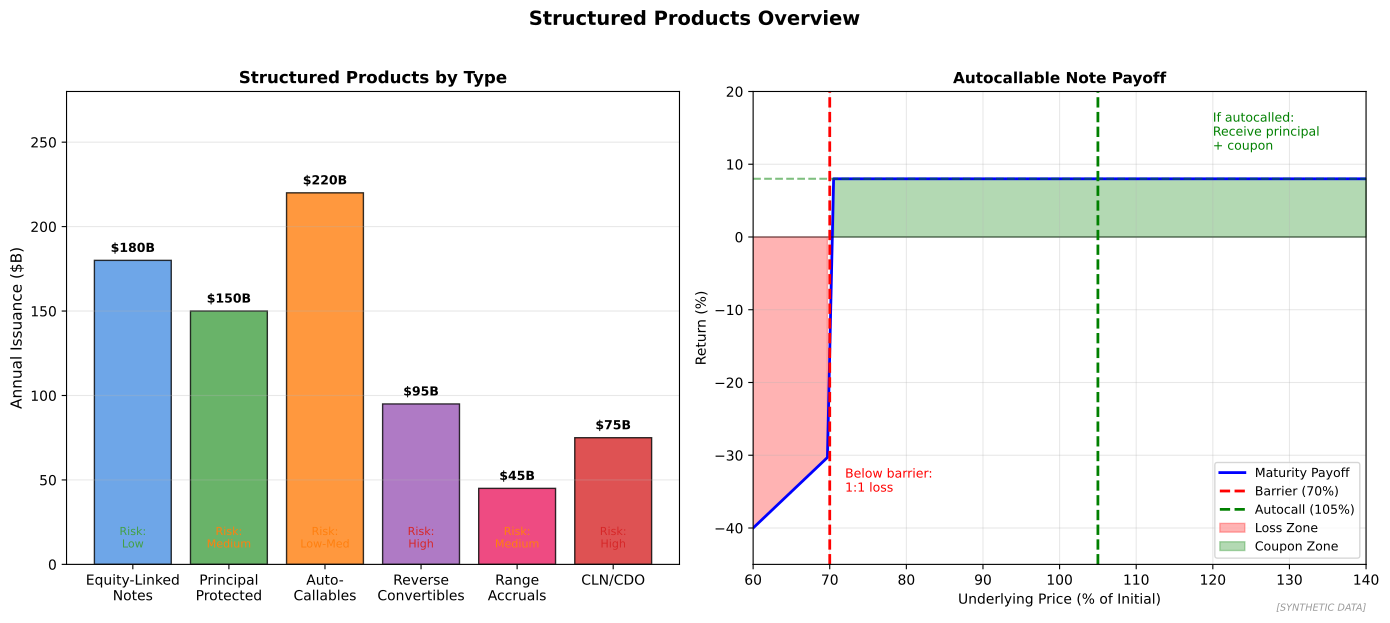

This chart was generated by the following Python code:
"""
Structured Products Overview
Common structured product types

Output: structured_products.pdf
Module: module_04_trad_finance
Lesson: 45 - Derivatives
"""

from pathlib import Path
import matplotlib.pyplot as plt
import matplotlib.patches as mpatches
import numpy as np

CHART_METADATA = {
    'title': 'Structured Products',
    'module': 'module_04_trad_finance',
    'lesson': 45,
    'url': 'https://github.com/Digital-AI-Finance/digital-finance/tree/main/module_04_trad_finance/figures/structured_products'
}

plt.rcParams.update({'font.size': 10, 'axes.labelsize': 10})

def create_chart():
    fig, axes = plt.subplots(1, 2, figsize=(14, 6))

    # Structured Products Market
    ax1 = axes[0]

    products = ['Equity-Linked\nNotes', 'Principal\nProtected', 'Auto-\nCallables', 'Reverse\nConvertibles', 'Range\nAccruals', 'CLN/CDO']
    issuance = [180, 150, 220, 95, 45, 75]  # In billions
    colors = ['#4A90E2', '#44A044', '#FF7F0E', '#9B59B6', '#E91E63', '#D62728']

    bars = ax1.bar(products, issuance, color=colors, alpha=0.8, edgecolor='black')

    ax1.set_ylabel('Annual Issuance ($B)', fontsize=11)
    ax1.set_title('Structured Products by Type', fontsize=12, fontweight='bold')
    ax1.set_ylim(0, 280)
    ax1.yaxis.grid(True, alpha=0.3)

    # Add value labels
    for bar in bars:
        height = bar.get_height()
        ax1.text(bar.get_x() + bar.get_width()/2, height + 5,
                f'${height}B', ha='center', fontsize=9, fontweight='bold')

    # Risk-return profile
    risk_levels = ['Low', 'Medium', 'Low-Med', 'High', 'Medium', 'High']
    for i, (bar, risk) in enumerate(zip(bars, risk_levels)):
        color = '#44A044' if risk == 'Low' else '#FF7F0E' if 'Med' in risk else '#D62728'
        ax1.text(bar.get_x() + bar.get_width()/2, 10,
                f'Risk:\n{risk}', ha='center', fontsize=8, color=color)

    # Autocallable Payoff Example
    ax2 = axes[1]

    # Simulate autocallable
    S = np.linspace(60, 140, 100)
    S0 = 100
    barrier = 70  # Knock-in barrier
    autocall = 105  # Autocall trigger
    coupon = 8  # Annual coupon %

    # Payoff at maturity (if not autocalled)
    payoff = np.where(S >= barrier,
                      coupon,  # Receive coupon if above barrier
                      (S/S0 - 1) * 100)  # Loss if below barrier

    ax2.plot(S, payoff, 'b-', linewidth=2, label='Maturity Payoff')
    ax2.axhline(y=0, color='black', linewidth=0.5)
    ax2.axhline(y=coupon, color='green', linestyle='--', alpha=0.5)
    ax2.axvline(x=barrier, color='red', linestyle='--', linewidth=2, label=f'Barrier ({barrier}%)')
    ax2.axvline(x=autocall, color='green', linestyle='--', linewidth=2, label=f'Autocall ({autocall}%)')

    ax2.fill_between(S, payoff, 0, where=(S < barrier), alpha=0.3, color='red', label='Loss Zone')
    ax2.fill_between(S, 0, coupon, where=(S >= barrier), alpha=0.3, color='green', label='Coupon Zone')

    ax2.set_xlabel('Underlying Price (% of Initial)', fontsize=10)
    ax2.set_ylabel('Return (%)', fontsize=10)
    ax2.set_title('Autocallable Note Payoff', fontsize=11, fontweight='bold')
    ax2.legend(fontsize=9, loc='lower right')
    ax2.set_xlim(60, 140)
    ax2.set_ylim(-45, 20)
    ax2.grid(True, alpha=0.3)

    # Add annotations
    ax2.annotate('If autocalled:\nReceive principal\n+ coupon', xy=(110, 10),
                xytext=(120, 12), fontsize=9, color='green')
    ax2.annotate('Below barrier:\n1:1 loss', xy=(65, -30),
                xytext=(72, -35), fontsize=9, color='red')

    fig.suptitle('Structured Products Overview', fontsize=14, fontweight='bold', y=1.02)
    fig.text(0.98, 0.02, '[SYNTHETIC DATA]', fontsize=7, color='#999999', ha='right', style='italic')
    plt.tight_layout()

    output_path = Path(__file__).parent / 'structured_products.pdf'
    plt.savefig(output_path, format='pdf', dpi=300, bbox_inches='tight')
    plt.close()
    print(f"Chart saved to: {output_path}")
    return output_path

if __name__ == '__main__':
    create_chart()
